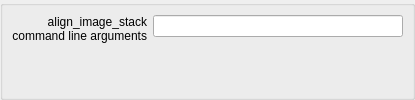
     <widget class="QWidget" name="stackedPagesWidgetPage5_2">
      <layout class="QGridLayout" name="gridLayout_15">
       <property name="leftMargin">
        <number>0</number>
       </property>
       <property name="topMargin">
        <number>0</number>
       </property>
       <property name="rightMargin">
        <number>0</number>
       </property>
       <property name="bottomMargin">
        <number>0</number>
       </property>
       <item row="0" column="0">
        <widget class="QGroupBox" name="alignGroupBox">
         <layout class="QFormLayout" name="formLayout_8">
          <item row="0" column="0">
           <widget class="QLabel" name="label_5">
            <property name="text">
             <string>align_image_stack command line arguments</string>
            </property>
            <property name="alignment">
             <set>Qt::AlignRight|Qt::AlignTrailing|Qt::AlignVCenter</set>
            </property>
            <property name="wordWrap">
             <bool>true</bool>
            </property>
           </widget>
          </item>
          <item row="0" column="1">
           <widget class="QLineEdit" name="aisParamsLineEdit">
            <property name="sizePolicy">
             <sizepolicy hsizetype="MinimumExpanding" vsizetype="Fixed">
              <horstretch>0</horstretch>
              <verstretch>0</verstretch>
             </sizepolicy>
            </property>
            <property name="minimumSize">
             <size>
              <width>250</width>
              <height>0</height>
             </size>
            </property>
            <property name="toolTip">
             <string>&lt;!DOCTYPE HTML PUBLIC &quot;-//W3C//DTD HTML 4.0//EN&quot; &quot;http://www.w3.org/TR/REC-html40/strict.dtd&quot;&gt;
&lt;html&gt;&lt;head&gt;&lt;meta name=&quot;qrichtext&quot; content=&quot;1&quot; /&gt;&lt;style type=&quot;text/css&quot;&gt;
p, li { white-space: pre-wrap; }
&lt;/style&gt;&lt;/head&gt;&lt;body style=&quot; font-family:'DejaVu Sans'; font-size:9pt; font-weight:400; font-style:normal;&quot;&gt;
&lt;p style=&quot; margin-top:0px; margin-bottom:0px; margin-left:0px; margin-right:0px; -qt-block-indent:0; text-indent:0px;&quot;&gt;&lt;span style=&quot; font-family:'Sans Serif';&quot;&gt;Read &lt;/span&gt;&lt;span style=&quot; font-family:'Sans Serif'; font-style:italic;&quot;&gt;Help &amp;gt; Contents &amp;gt; Setting up Luminance &amp;gt; External tools&lt;/span&gt;&lt;span style=&quot; font-family:'Sans Serif';&quot;&gt; to find out more about align_image_stack command line arguments&lt;/span&gt;&lt;/p&gt;&lt;/body&gt;&lt;/html&gt;</string>
            </property>
           </widget>
          </item>
         </layout>
        </widget>
       </item>
      </layout>
     </widget>
